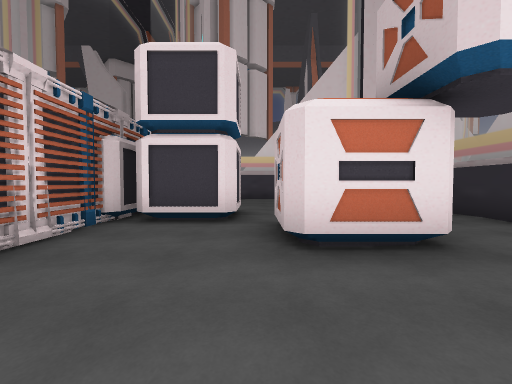
view 1 (above)

24 first-person views from a walk through a scene from a Unity 3-D project. The camera is 1.4 m above the floor, tilts 2° down and sees 90° across. Doors are open. The floor is counted in squares, 2 m on a side. Each view is taken from the middle of a square. On the plan, view 1 faces up. The plan holds only what a view shows up to about 9 squares ahead; the rest is blank. The place goes on beyond the plan. The player is left out.

view 2
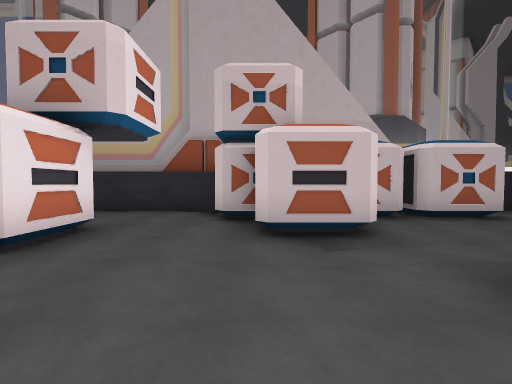

view 3
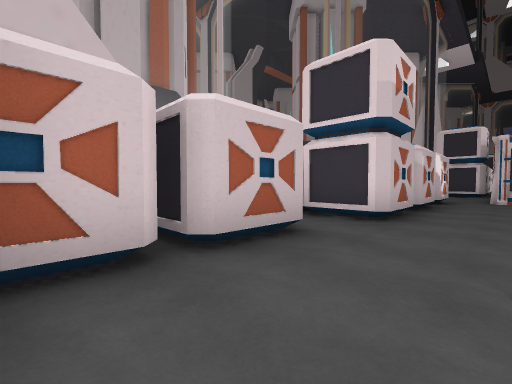

view 4
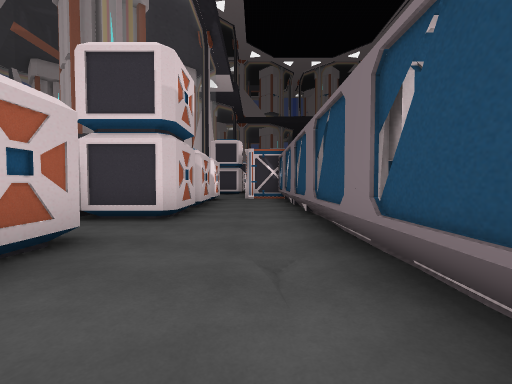

view 5
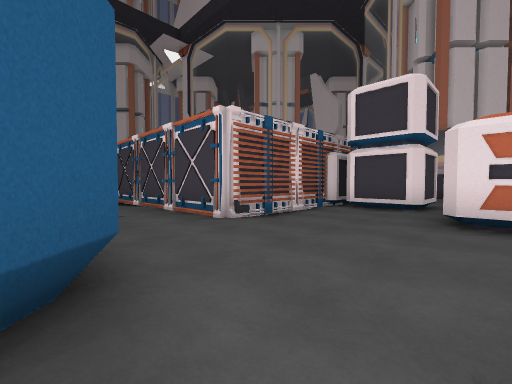

view 6
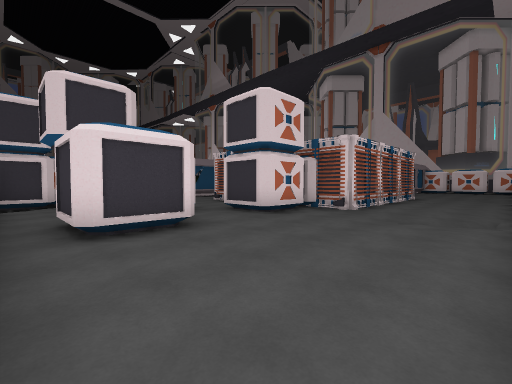

view 7
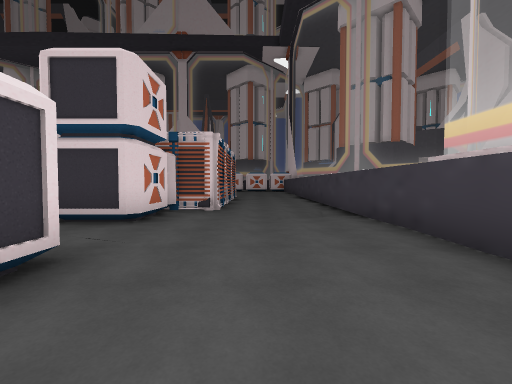

view 8
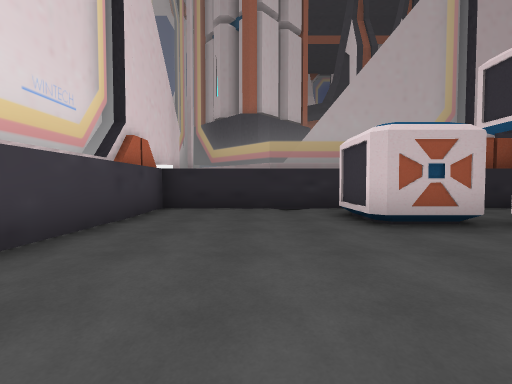

view 9
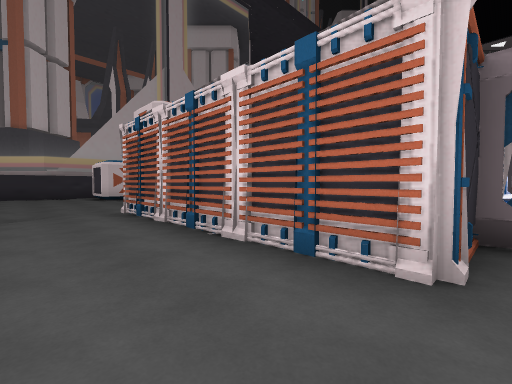

view 10
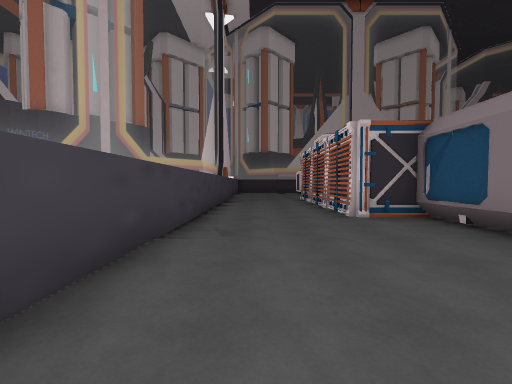

view 11
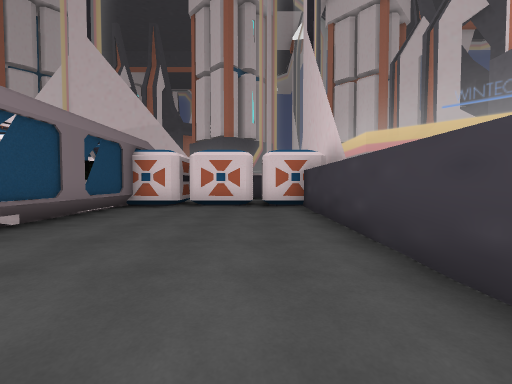

view 12
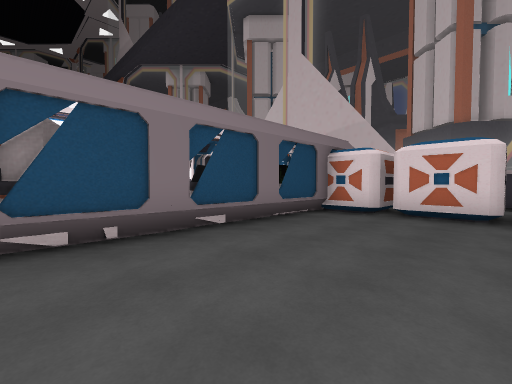

view 13
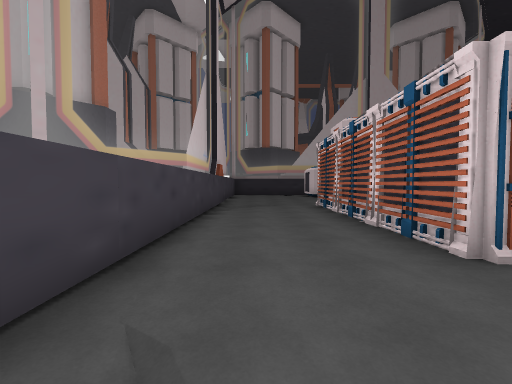

view 14
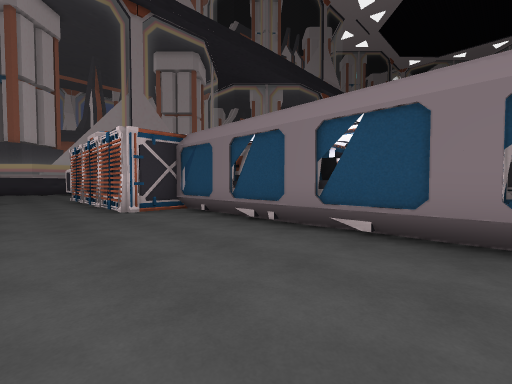

view 15
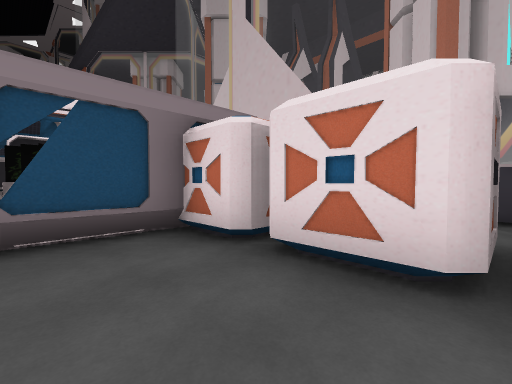

view 16
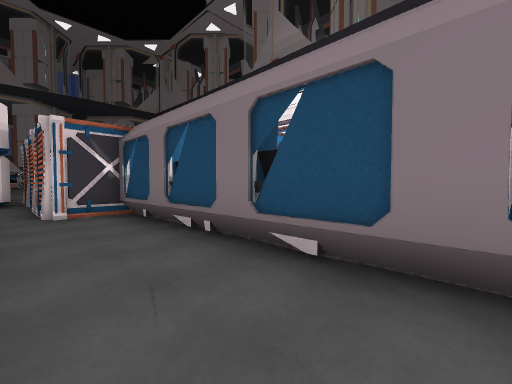

view 17
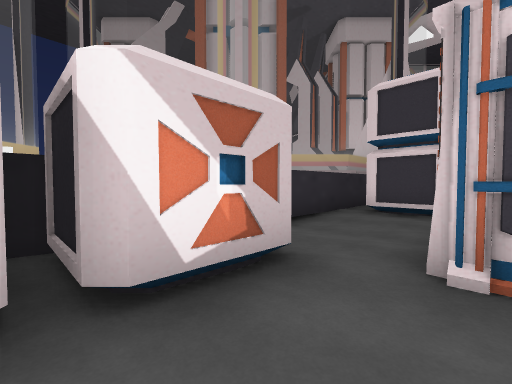

view 18
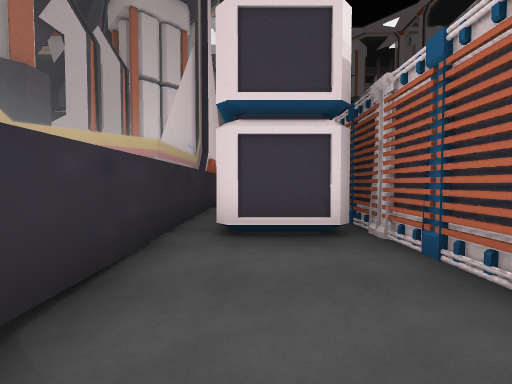

view 19
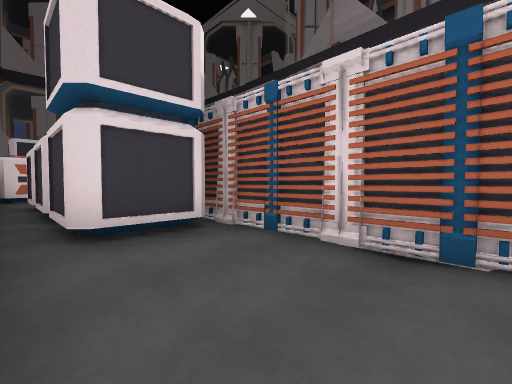

view 20
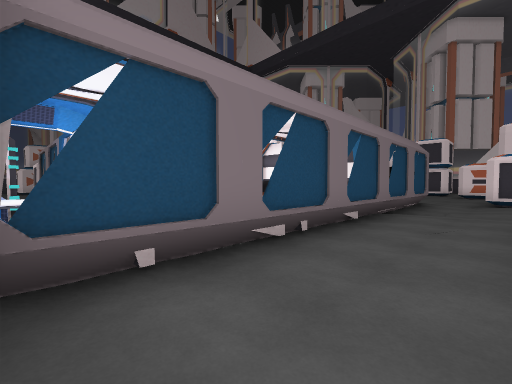

view 21
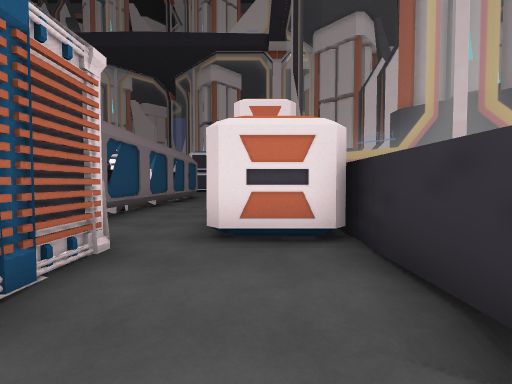

view 22
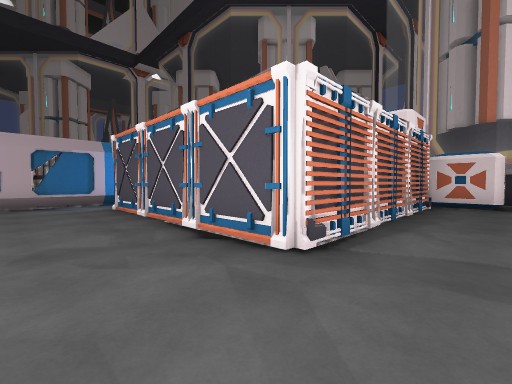

view 23
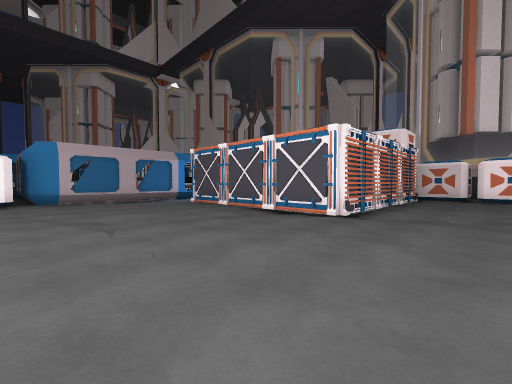

view 24
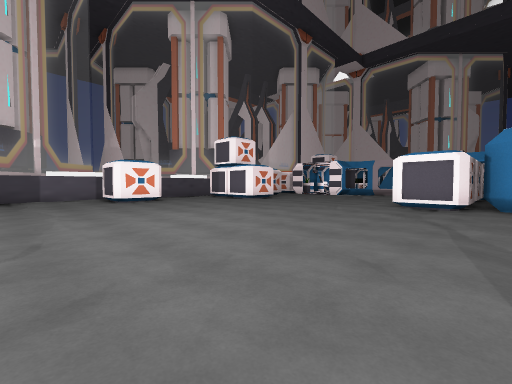

### Floor plan
Points are (right, up) in squares from view 1. A wall is a line through its corners. A room is listed if a view was taken in it or the views show most of it. See-through windows are left out.
Room 1 (views 1, 2, 3, 4, 5, 6, 7, 8, 16, 17, 18, 19, 20, 21)
walls: (0, -2.2) (0, -12.2) (1.4, -12.2) (1.4, -18); (-0.7, -1.5) (-0.2, -2); (4.2, 1) (4.2, 10.3) (-1.5, 10.3); (-2.6, 2.5) (-2.6, 0.8); (-2.6, 7) (-2.6, 6.5); (4.2, -19.5) (4.2, -12.5)
ways out: opening at (-2.3, 9) to room 2; open door at (-9, 4.5) to room 2; opening at (3, -18.3) to room 3; opening at (-1.5, -0.5)
objects: container (-4, 4) to (-3, 5); container (-2, 5) to (-1, 6); container (1, 3) to (2, 4); container (2, -19) to (3, -18); container (2, -17) to (3, -16); container (2, -1) to (2, 0); container (2, 5) to (3, 6); container (3, -12) to (4, -10); container (3, -9) to (4, -9); container (3, -8) to (4, -7); container (3, -5) to (4, -3); container (3, -2) to (4, -2); container (3, -1) to (4, 0); container (4, 0)
Room 2 (views 9, 10, 11, 12, 13, 14, 15)
walls: (-9.9, 5.7) (-8.6, 5.7); (-8.9, 6.1) (-8.6, 6.5); (-8.7, 5.4) (-8.7, 7) (-2.6, 7); (-1.5, 10.3) (-16.1, 10.3)
ways out: opening at (-2.3, 9) to room 1; open door at (-9, 4.5) to room 1
objects: container (-18, 6) to (-17, 7); container (-18, 8) to (-17, 9); container (-17, 10) to (-17, 11); shelf (-15, 3); other object (-15, 5); desk (-14, 5) to (-13, 5); desk (-12, 5) to (-10, 5); container (-11, 4) to (-10, 4); other object (-9, 3)
Room 3 (views 22, 23, 24)
walls: (-6.5, -11.1) (-8.7, -11.1) (-9.5, -10.3); (-21.3, -18.5) (-21.3, -19); (-2.6, -18.4) (-4.8, -18.4) (-4.8, -12.2); (1.3, -18.4) (-0.6, -18.4); (4.2, -21) (4.2, -19.5)
ways out: opening at (3, -18.3) to room 1
objects: container (-20, -16) to (-19, -15); container (-11, -11) to (-10, -10); container (-11, -8) to (-10, -8); battery (-6, -11); other object (-6, -10); container (2, -22) to (3, -20)

Where each view was taken, in squares from view 1:
view 1: 0 up, 0 right, facing up
view 2: 0 up, 2 left, facing right
view 3: 2 down, 1 right, facing down-right
view 4: 2 down, 1 right, facing down
view 5: 2 down, 1 right, facing up-left
view 6: 10 up, 4 right, facing down-left
view 7: 8 up, 4 right, facing left
view 8: 8 up, 2 left, facing right
view 9: 9 up, 9 left, facing down-right
view 10: 9 up, 14 left, facing right
view 11: 9 up, 10 left, facing left
view 12: 9 up, 11 left, facing down-left
view 13: 9 up, 11 left, facing right
view 14: 9 up, 15 left, facing down-right
view 15: 9 up, 15 left, facing down-left
view 16: 6 down, 2 right, facing down-left
view 17: 10 down, 1 right, facing down-right
view 18: 13 down, 3 right, facing down
view 19: 13 down, 4 right, facing down-left
view 20: 12 down, 2 right, facing up-left
view 21: 15 down, 3 right, facing up
view 22: 20 down, 7 left, facing up-right
view 23: 21 down, 10 left, facing up-right
view 24: 19 down, 9 left, facing up-left
